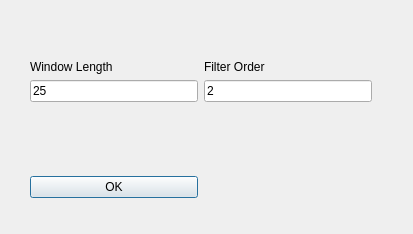
<?xml version="1.0" encoding="UTF-8"?>
<ui version="4.0">
 <class>Dialog</class>
 <widget class="QDialog" name="Dialog">
  <property name="geometry">
   <rect>
    <x>0</x>
    <y>0</y>
    <width>413</width>
    <height>234</height>
   </rect>
  </property>
  <property name="windowTitle">
   <string>Dialog</string>
  </property>
  <widget class="QWidget" name="">
   <property name="geometry">
    <rect>
     <x>30</x>
     <y>60</y>
     <width>342</width>
     <height>138</height>
    </rect>
   </property>
   <layout class="QGridLayout" name="gridLayout">
    <item row="0" column="0">
     <layout class="QVBoxLayout" name="verticalLayout">
      <item>
       <widget class="QLabel" name="label">
        <property name="text">
         <string>Window Length</string>
        </property>
       </widget>
      </item>
      <item>
       <widget class="QLineEdit" name="WindowLength">
        <property name="text">
         <string>25</string>
        </property>
       </widget>
      </item>
     </layout>
    </item>
    <item row="0" column="1">
     <layout class="QVBoxLayout" name="verticalLayout_2">
      <item>
       <widget class="QLabel" name="label_2">
        <property name="text">
         <string>Filter Order</string>
        </property>
       </widget>
      </item>
      <item>
       <widget class="QLineEdit" name="FilterOrder">
        <property name="text">
         <string>2</string>
        </property>
       </widget>
      </item>
     </layout>
    </item>
    <item row="1" column="0">
     <spacer name="verticalSpacer">
      <property name="orientation">
       <enum>Qt::Vertical</enum>
      </property>
      <property name="sizeHint" stdset="0">
       <size>
        <width>20</width>
        <height>40</height>
       </size>
      </property>
     </spacer>
    </item>
    <item row="2" column="0">
     <widget class="QPushButton" name="OKButton">
      <property name="text">
       <string>OK</string>
      </property>
     </widget>
    </item>
   </layout>
  </widget>
 </widget>
 <resources/>
 <connections/>
</ui>
